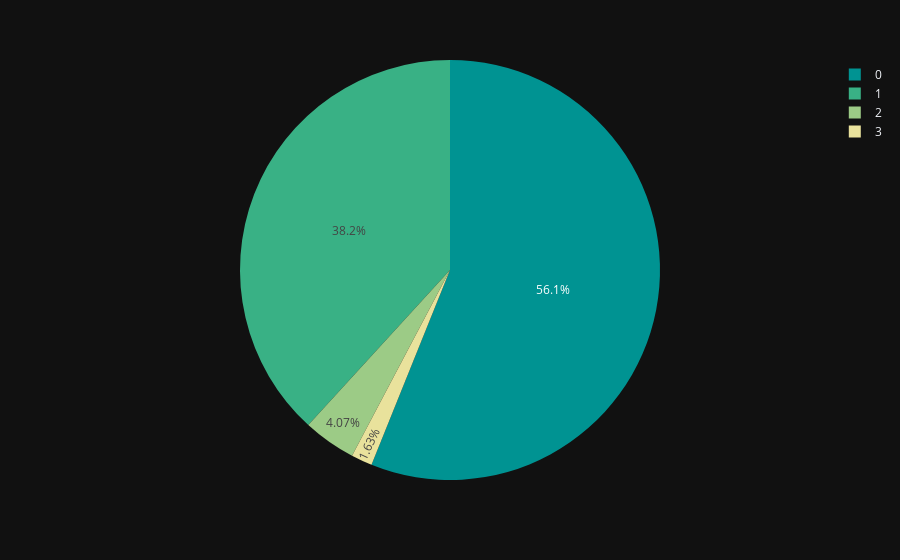

The cell this chart's notebook holds for it:
### Code cell
px.pie(df,names = 'SibSp',values = 'Survived',color_discrete_sequence=px.colors.diverging.Temps).update_layout(template="plotly_dark")

### Figure 1 — Plotly figure (JSON) as saved in the notebook; plotly's stock layout.template omitted (floating-point values rounded to 4 significant figures; data arrays with more than 128 entries replaced by an {"elided": "..."} marker saying what was removed)
{"data": [{"domain": {"x": [0, 1], "y": [0, 1]}, "hovertemplate": "SibSp=%{label}<br>Survived=%{value}<extra></extra>", "labels": {"elided": "183 int values"}, "legendgroup": "", "name": "", "showlegend": true, "type": "pie", "values": {"elided": "183 int values"}}], "layout": {"legend": {"tracegroupgap": 0}, "margin": {"t": 60}, "piecolorway": ["rgb(0, 147, 146)", "rgb(57, 177, 133)", "rgb(156, 203, 134)", "rgb(233, 226, 156)", "rgb(238, 180, 121)", "rgb(232, 132, 113)", "rgb(207, 89, 126)"]}}
